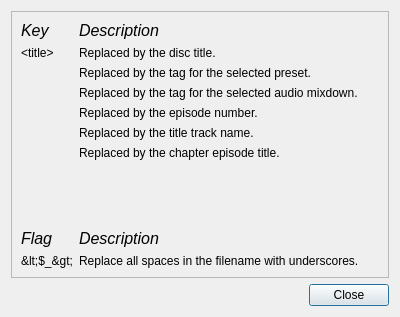
<?xml version="1.0" encoding="UTF-8"?>
<ui version="4.0">
 <class>DialogFilenameTemplatesInfo</class>
 <widget class="QDialog" name="DialogFilenameTemplatesInfo">
  <property name="geometry">
   <rect>
    <x>0</x>
    <y>0</y>
    <width>400</width>
    <height>317</height>
   </rect>
  </property>
  <property name="windowTitle">
   <string>Filename Substitution Keys</string>
  </property>
  <property name="modal">
   <bool>false</bool>
  </property>
  <layout class="QGridLayout" name="gridLayout">
   <item row="0" column="0">
    <widget class="QFrame" name="frame">
     <property name="frameShape">
      <enum>QFrame::StyledPanel</enum>
     </property>
     <property name="frameShadow">
      <enum>QFrame::Raised</enum>
     </property>
     <property name="lineWidth">
      <number>1</number>
     </property>
     <property name="midLineWidth">
      <number>0</number>
     </property>
     <layout class="QFormLayout" name="formLayout">
      <item row="0" column="0">
       <widget class="QLabel" name="label">
        <property name="font">
         <font>
          <pointsize>12</pointsize>
          <weight>50</weight>
          <italic>true</italic>
          <bold>false</bold>
         </font>
        </property>
        <property name="text">
         <string>Key</string>
        </property>
        <property name="textFormat">
         <enum>Qt::PlainText</enum>
        </property>
       </widget>
      </item>
      <item row="0" column="1">
       <widget class="QLabel" name="label_2">
        <property name="font">
         <font>
          <pointsize>12</pointsize>
          <italic>true</italic>
         </font>
        </property>
        <property name="text">
         <string>Description</string>
        </property>
       </widget>
      </item>
      <item row="1" column="0">
       <widget class="QLabel" name="label_3">
        <property name="text">
         <string>&lt;title&gt;</string>
        </property>
        <property name="textFormat">
         <enum>Qt::PlainText</enum>
        </property>
       </widget>
      </item>
      <item row="1" column="1">
       <widget class="QLabel" name="label_4">
        <property name="text">
         <string>Replaced by the disc title.</string>
        </property>
       </widget>
      </item>
      <item row="2" column="0">
       <widget class="QLabel" name="label_5">
        <property name="text">
         <string>&lt;preset&gt;</string>
        </property>
        <property name="textFormat">
         <enum>Qt::PlainText</enum>
        </property>
       </widget>
      </item>
      <item row="2" column="1">
       <widget class="QLabel" name="label_14">
        <property name="text">
         <string>Replaced by the tag for the selected preset.</string>
        </property>
       </widget>
      </item>
      <item row="3" column="0">
       <widget class="QLabel" name="label_8">
        <property name="text">
         <string>&lt;acodec&gt;</string>
        </property>
        <property name="textFormat">
         <enum>Qt::PlainText</enum>
        </property>
       </widget>
      </item>
      <item row="3" column="1">
       <widget class="QLabel" name="label_13">
        <property name="text">
         <string>Replaced by the tag for the selected audio mixdown.</string>
        </property>
       </widget>
      </item>
      <item row="4" column="0">
       <widget class="QLabel" name="label_9">
        <property name="text">
         <string>&lt;epno&gt;</string>
        </property>
        <property name="textFormat">
         <enum>Qt::PlainText</enum>
        </property>
       </widget>
      </item>
      <item row="4" column="1">
       <widget class="QLabel" name="label_12">
        <property name="text">
         <string>Replaced by the episode number.</string>
        </property>
       </widget>
      </item>
      <item row="5" column="0">
       <widget class="QLabel" name="label_6">
        <property name="text">
         <string>&lt;eptitle&gt;</string>
        </property>
        <property name="textFormat">
         <enum>Qt::PlainText</enum>
        </property>
       </widget>
      </item>
      <item row="5" column="1">
       <widget class="QLabel" name="label_11">
        <property name="text">
         <string>Replaced by the title track name.</string>
        </property>
       </widget>
      </item>
      <item row="6" column="0">
       <widget class="QLabel" name="label_7">
        <property name="text">
         <string>&lt;cetitle&gt;</string>
        </property>
        <property name="textFormat">
         <enum>Qt::PlainText</enum>
        </property>
       </widget>
      </item>
      <item row="6" column="1">
       <widget class="QLabel" name="label_10">
        <property name="text">
         <string>Replaced by the chapter episode title.</string>
        </property>
       </widget>
      </item>
      <item row="7" column="0">
       <spacer name="verticalSpacer">
        <property name="orientation">
         <enum>Qt::Vertical</enum>
        </property>
        <property name="sizeHint" stdset="0">
         <size>
          <width>20</width>
          <height>20</height>
         </size>
        </property>
       </spacer>
      </item>
      <item row="7" column="1">
       <spacer name="verticalSpacer_2">
        <property name="orientation">
         <enum>Qt::Vertical</enum>
        </property>
        <property name="sizeHint" stdset="0">
         <size>
          <width>299</width>
          <height>20</height>
         </size>
        </property>
       </spacer>
      </item>
      <item row="8" column="0">
       <widget class="QLabel" name="label_15">
        <property name="font">
         <font>
          <pointsize>12</pointsize>
          <weight>50</weight>
          <italic>true</italic>
          <bold>false</bold>
         </font>
        </property>
        <property name="text">
         <string>Flag</string>
        </property>
        <property name="textFormat">
         <enum>Qt::PlainText</enum>
        </property>
       </widget>
      </item>
      <item row="8" column="1">
       <widget class="QLabel" name="label_16">
        <property name="font">
         <font>
          <pointsize>12</pointsize>
          <italic>true</italic>
         </font>
        </property>
        <property name="text">
         <string>Description</string>
        </property>
       </widget>
      </item>
      <item row="9" column="0">
       <widget class="QLabel" name="label_18">
        <property name="text">
         <string>&lt;$_&gt;</string>
        </property>
        <property name="textFormat">
         <enum>Qt::PlainText</enum>
        </property>
       </widget>
      </item>
      <item row="9" column="1">
       <widget class="QLabel" name="label_17">
        <property name="text">
         <string>Replace all spaces in the filename with underscores.</string>
        </property>
       </widget>
      </item>
     </layout>
    </widget>
   </item>
   <item row="1" column="0">
    <widget class="QDialogButtonBox" name="buttonBox">
     <property name="orientation">
      <enum>Qt::Horizontal</enum>
     </property>
     <property name="standardButtons">
      <set>QDialogButtonBox::Close</set>
     </property>
    </widget>
   </item>
  </layout>
 </widget>
 <resources/>
 <connections>
  <connection>
   <sender>buttonBox</sender>
   <signal>accepted()</signal>
   <receiver>DialogFilenameTemplatesInfo</receiver>
   <slot>accept()</slot>
   <hints>
    <hint type="sourcelabel">
     <x>248</x>
     <y>254</y>
    </hint>
    <hint type="destinationlabel">
     <x>157</x>
     <y>274</y>
    </hint>
   </hints>
  </connection>
  <connection>
   <sender>buttonBox</sender>
   <signal>rejected()</signal>
   <receiver>DialogFilenameTemplatesInfo</receiver>
   <slot>reject()</slot>
   <hints>
    <hint type="sourcelabel">
     <x>316</x>
     <y>260</y>
    </hint>
    <hint type="destinationlabel">
     <x>286</x>
     <y>274</y>
    </hint>
   </hints>
  </connection>
 </connections>
</ui>
